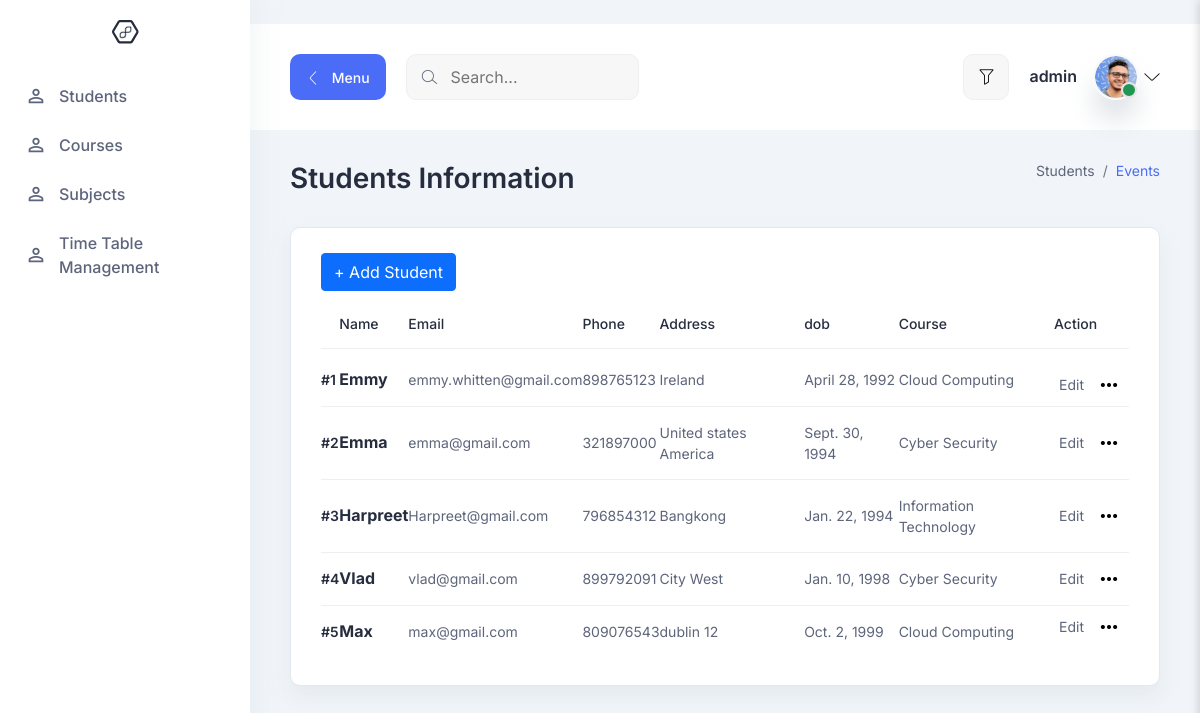
Screenshot of /all-students (signed in) with the database file from the repository.
### src/models.py (models this page shows)
class student(models.Model):
    teacher_id = models.ForeignKey(teacher , on_delete=models.CASCADE)
    name = models.CharField(max_length=100)
    email = models.EmailField(max_length=100)
    phone = models.CharField(max_length=100)
    address = models.CharField(max_length=100)
    dob = models.DateField()
    course = models.ForeignKey(courses , on_delete=models.CASCADE)
    def __str__(self):
        return self.name

class courses(models.Model):
    course_name = models.CharField(max_length=100)
    def __str__(self):
        return self.course_name

### src/views.py (the view)
# urls.py: path('all-students', all_students, name='all-students'),
@login_required(login_url='teacher-login')
def all_students(request):
    get_teacher = teacher.objects.get(user=request.user)
    get_students = student.objects.filter(teacher_id=get_teacher)
    print(get_students)
    return render(request, 'students.html', {'students': get_students})

### src/templates/students.html (shortened to what this page needs)
{% extends 'base.html' %}
{% block content %}
<section class="table-components">
    <div class="container-fluid">
      <div class="title-wrapper pt-30">
        <div class="row align-items-center">
          <div class="col-md-6">
            <div class="title mb-30">
              <h2>Students Information</h2>
            </div>
          </div>
          <div class="col-md-6">
            <div class="breadcrumb-wrapper mb-30">
              <nav aria-label="breadcrumb">
                <ol class="breadcrumb">
                  <li class="breadcrumb-item">
                    <a href="#0">Students</a>
                  </li>
                  <li class="breadcrumb-item active" aria-current="page">
                    Events
                  </li>
                </ol>
              </nav>
            </div>
          </div>
        </div>
      </div>
      <div class="tables-wrapper">
        <div class="row">
          <div class="col-lg-12">
            <div class="card-style mb-30">
              <h6 class="mb-10">
                   <a class="btn btn-primary" href="/add-student" role="button">+ Add Student</a>
            </h6>
              <div class="table-responsive">
                <table class="table">
                  <thead>
                    <tr>
                        <th><h6></h6></th>
                        <th><h6>Name</h6></th>
                        <th><h6>Email</h6></th>
                        <th><h6>Phone</h6></th>
                        <th><h6>Address</h6></th>
                        <th><h6>dob</h6></th>
                        <th><h6>Course</h6></th>
                        <th><h6>Action</h6></th>
                    </tr>
                  </thead>
                  <tbody>
                    {% for s in  students %}
                    <tr>
                        <td><p><h6 class="text-sm">#{{forloop.counter}}</h6></p></td>
                        <td><p>
                        <h5 class="text-bold text-dark">
                          {{ s.name }}
                        </h5>
                      </p></td>
                        <td><p>{{ s.email }}</p></td>
                        <td><p>{{ s.phone }}</p></td>
                        <td><p>{{ s.address }}</p></td>
                        <td><p>{{ s.dob }}</p></td>
                        <td><p>{{ s.course }}</p></td>
                      <td class="min-width">
                        <div class="action justify-content-end">
                          <p>
                            <a href="/update-student/{{s.id}}">Edit</a>
                          </p>
                          <button
                            class="more-btn ml-10 dropdown-toggle"
                            id="moreAction1"
                            data-bs-toggle="dropdown"
                            aria-expanded="false"
                          >
                            <i class="lni lni-more-alt"></i>
                          </button>
                        </div>
                      </td>
                    </tr>
                {% endfor %}
                  </tbody>
                </table>
              </div>
            </div>
          </div>
        </div>
      </div>
    </div>
  </section>
{% endblock %}

### src/templates/base.html (shortened to what this page needs)
{% load static %}web/
<!DOCTYPE html>
<html lang="en">
  <head>
    <link rel="stylesheet" href="{% static  'web/assets/css/bootstrap.min.css' %}" />
    <link rel="stylesheet" href="{% static  'web/assets/css/LineIcons.css' %}" />
    <link rel="stylesheet" href="{% static  'web/assets/css/quill/bubble.css' %}" />
    <link rel="stylesheet" href="{% static  'web/assets/css/quill/snow.css' %}" />
    <link rel="stylesheet" href="{% static  'web/assets/css/fullcalendar.css' %}" />
    <link rel="stylesheet" href="{% static  'web/assets/css/morris.css' %}" />
    <link rel="stylesheet" href="{% static  'web/assets/css/vanilla-dataTables.min.css' %}" />
    <link rel="stylesheet" href="{% static  'web/assets/css/main.css' %}" />
  </head>
  <body>
    <aside class="sidebar-nav-wrapper">
      <div class="navbar-logo">
        <a href="/">
          <img src="{% static  'web/assets/images/logo/logo-2.svg' %}" alt="logo" />
        </a>
      </div>
      <nav class="sidebar-nav">
        <ul>
          <li class="nav-item">
            <a href="/all-students">
              <span class="icon">
              </span>
              <span class="text">
               Students
              </span>
            </a>
          </li>
          <li class="nav-item">
            <a href="/all-courses">
              <span class="icon">
              </span>
              <span class="text">
                Courses
              </span>
            </a>
          </li>
          <li class="nav-item">
            <a href="/all-subjects">
              <span class="icon">
              </span>
              <span class="text">
                Subjects
              </span>
            </a>
          </li>
          <li class="nav-item">
            <a href="/all-timetable_management">
              <span class="icon">
              </span>
              <span class="text">
                Time Table Management
              </span>
            </a>
          </li>
        </ul>
      </nav>
    </aside>
    <main class="main-wrapper">
      <header class="header">
        <div class="container-fluid">
          <div class="row">
            <div class="col-lg-5 col-md-5 col-6">
              <div class="header-left d-flex align-items-center">
                <div class="menu-toggle-btn mr-20">
                  <button
                    id="menu-toggle"
                    class="main-btn primary-btn btn-hover"
                  >
                    <i class="lni lni-chevron-left me-2"></i> Menu
                  </button>
                </div>
                <div class="header-search d-none d-md-flex">
                  <form action="#">
                    <input type="text" placeholder="Search..." />
                    <button><i class="lni lni-search-alt"></i></button>
                  </form>
                </div>
              </div>
            </div>
            <div class="col-lg-7 col-md-7 col-6">
              <div class="header-right">
                <div class="filter-box ml-15 d-none d-md-flex">
                  <button class="" type="button" id="filter">
                    <i class="lni lni-funnel"></i>
                  </button>
                </div>
                <div class="profile-box ml-15">
                  <button
                    class="dropdown-toggle bg-transparent border-0"
                    type="button"
                    id="profile"
                    data-bs-toggle="dropdown"
                    aria-expanded="false"
                  >
                    <div class="profile-info">
                      <div class="info">
                        <h6>{{request.user}}</h6>
                        <div class="image">
                          <img
                            src="{% static 'web/assets/images/profile/profile-1.png' %}"
                            alt=""
                          />
                          <span class="status"></span>
                        </div>
                      </div>
                    </div>
                    <i class="lni lni-chevron-down"></i>
                  </button>
                </div>
              </div>
            </div>
          </div>
        </div>
      </header>
      {% block content %}
      {% endblock content %}
    </main>
  </body>
</html>

### static/web/assets/css/fullcalendar.css (style rules this page uses)
:root { --fc-daygrid-event-dot-width: 8px; }
:root { --fc-list-event-dot-width: 10px; --fc-list-event-hover-bg-color: #f5f5f5; }

### rows the page displays
student: name "Emmy", email "emmy.whitten@gmail.com", phone "898765123", address "Ireland", dob "April 28, 1992", course "Cloud Computing"
student: name "Emma", email "emma@gmail.com", phone "321897000", address "United states America", dob "Sept. 30, 1994", course "Cyber Security"
student: name "Harpreet", email "Harpreet@gmail.com", phone "796854312", address "Bangkong", dob "Jan. 22, 1994", course "Information Technology"
student: name "Vlad", email "vlad@gmail.com", phone "899792091", address "City West", dob "Jan. 10, 1998", course "Cyber Security"
student: name "Max", email "max@gmail.com", phone "809076543", address "dublin 12", dob "Oct. 2, 1999", course "Cloud Computing"

### other values shown
{{ request.user }} "admin"
